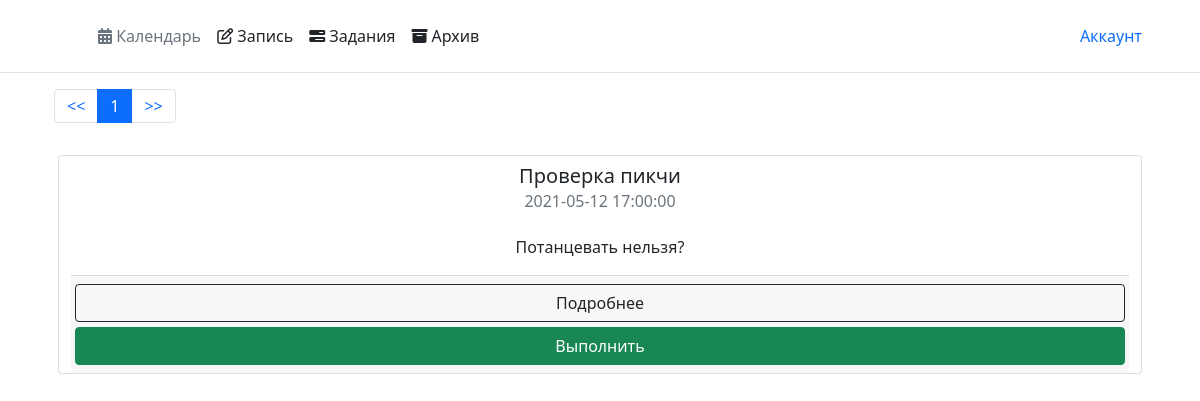
The app's page /school_schedule (signed in) with its own data.
### tables/user.py (models this page shows, shortened)
class Tables(SqlAlchemyBase):
    __tablename__ = 'homework'
    id = Column(Integer, primary_key=True, unique=True)
    owner_id = Column(Integer, ForeignKey('users.id'))
    day = Column(Date, nullable=False)
    time = Column(Time, nullable=False)
    title = Column(String, nullable=False)
    homework_text = Column(Text, nullable=True)  # Вы спросите, почему Homework_text а не просто text.
    homework_img = relationship('Image')  # Ответ прост - мы тупые
    completed = Column(Boolean, default=False)
    active = Column(Boolean, default=True)

### main.py (the view, shortened to what this page needs)
@app.route("/school_schedule", methods=["GET", "POST"])
@login_required
def school_schedule():
    form = CheckoutForm()
    n = int(request.args.get('num', 1))
    if request.method == "GET":
        return render_template(
            "school_schedule.html",
            title="Расписание",
            form=form,
            n=n,
            user=current_user,
            table=list(current_user.table.filter(Tables.completed == False))
        )

### forms/checkout.py
class CheckoutForm(FlaskForm):
    id = StringField()
    submit = SubmitField("Выполнить")
    delete = SubmitField("Удалить")

### main.py (called while the page is built)
@login_manager.user_loader
def load_user(user_id):
    db_sess = db_session.create_session()
    user = db_sess.query(User).get(user_id)
    if user.is_ban:
        return
    return user

### tables/db_session.py (called while the page is built)
def create_session() -> Session:
    global __factory
    return __factory()

### templates/school_schedule.html (shortened to what this page needs)
{% extends "main.html" %}
{% block content %}
<div class="container">
    {% if table %}
    <nav aria-label="Page navigation example">
        <ul class="pagination">
            <li class="page-item"><a class="page-link" href="/school_schedule?num=0"><<</a></li>
            {% for i in range(0, table|length, 9) %}
            {% if loop.index == n %}
            <li class="page-item active"><a class="page-link" href="#">{{ loop.index }}</a></li>
            {% else %}
            <li class="page-item"><a class="page-link" href="/school_schedule?num={{ loop.index }}">{{ loop.index }}</a>
            </li>
            {% endif %}
            {% endfor %}
            {% if table|length % 9 %}
            {% set last = table|length // 9 %}
            {% else %}
            {% set last = table|length // 9 + 1%}
            {% endif %}
            <li class="page-item"><a class="page-link" href="/school_schedule?num={{ last }}">>></a></li>
        </ul>
    </nav>
    {% set n = n - 1 %}
    {% for i in range(9 * n, 9 * (n + 1), 3) %}
    <div class="row">
        {% for j in table[i:i + 3] %}
        <div class="card col" style="margin: 1rem; width: 18rem;">
            <h5 class="card-title" style="text-align: center; margin: .5rem;">{{ j.title }}</h5>
            <h6 class="card-subtitle mb-2 text-muted" style="text-align: center;">{{ j.day }} {{ j.time }}</h6>
            <div class="card-body">
                <p class="card-text">{{ j.homework_text[0:90] }}
                </p>
            </div>
            <div class="card-footer">
                <div class="row">
                    <a href="/school_schedule/{{ j.id }}" class="btn btn-outline-dark">Подробнее</a>
                </div>
                <form method="post" class="row" style="margin-top: .3rem;">
                    {{ form.submit(class="btn btn-success") }}
                </form>
            </div>
        </div>
        {% endfor %}
    </div>
    {% endfor %}
    {% else %}
    <img src="{{ url_for('static', filename='default_img' + '/' +  'empty.png') }}"
         style="margin: 2rem; width: 55rem;"
         class="rounded mx-auto d-block">
    {% endif %}
</div>
{% endblock %}

### static/css/style.css (style rules this page uses)
.card-body { text-align: center; }
p { text-align: center; }

### records on screen
Tables: title "Проверка пикчи", day "2021-05-12", time "17:00:00", homework_text "Потанцевать нельзя?"
